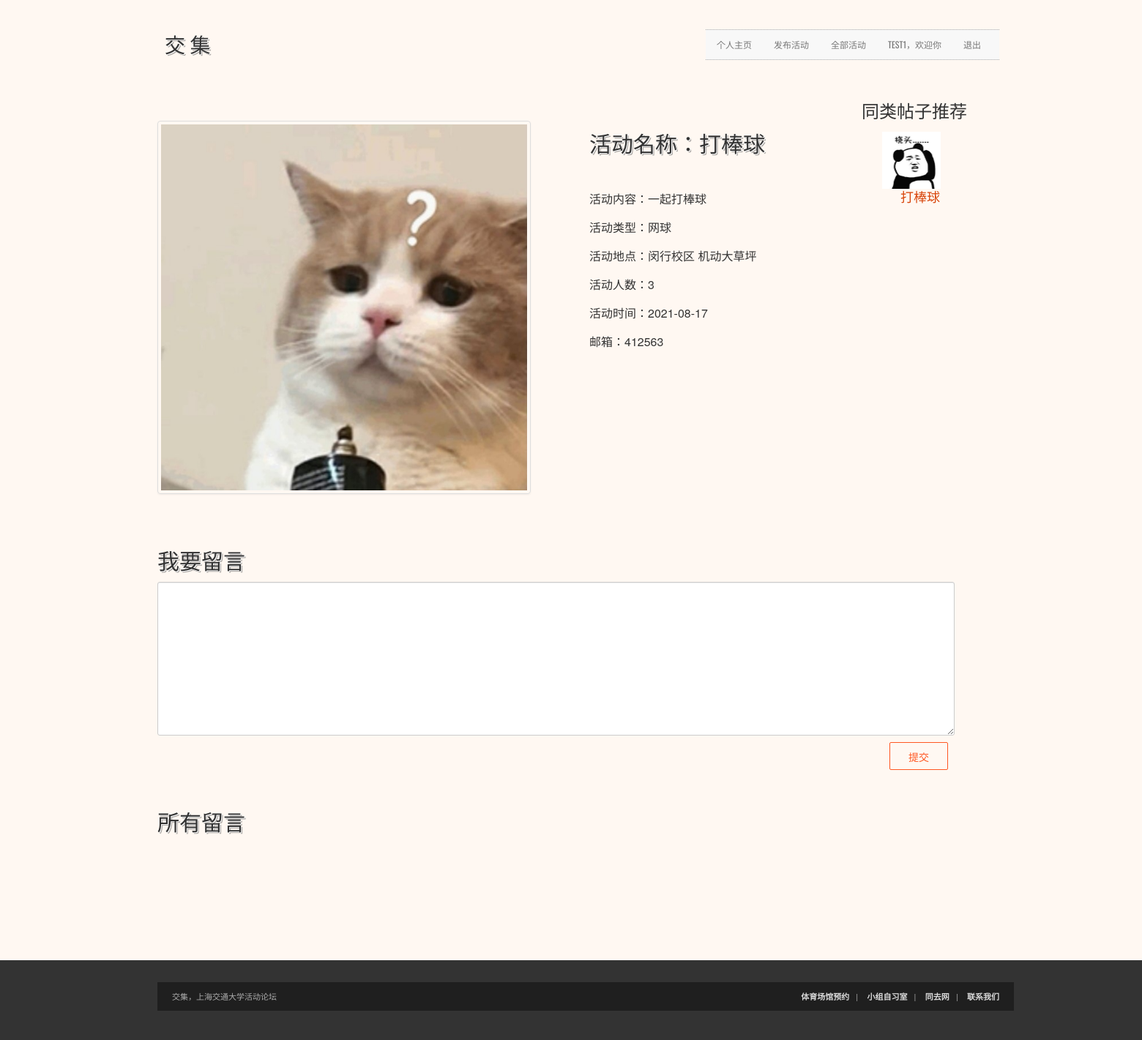
The app's page /single/14/ (signed in) with its own data.
### app01/models.py (models this page shows)
class Topic(models.Model):
    t_uid = models.CharField(verbose_name='帖子所属用户id', max_length=16)
    t_kind = models.CharField(verbose_name='类别', max_length=32)
    create_time = models.DateField(verbose_name='创建时间', auto_now_add=True)
    t_photo = models.CharField(verbose_name='帖子图片', max_length=128, null=True)
    t_content = models.CharField(verbose_name='帖子正文', max_length=3000)
    t_title = models.CharField(verbose_name='帖子标题', max_length=64)
    location_kind = models.CharField(verbose_name='地点类型', max_length=32,default="闵行校区")
    location = models.CharField(verbose_name='具体地点', max_length=256,default="电院大草坪")
    t_number = models.CharField(verbose_name='活动人数', max_length=16,default="2")
    t_time = models.CharField(verbose_name='活动时间', max_length=64,default="2021-08-17")
    contact_kind = models.CharField(verbose_name="联系方式类型",max_length=64,default="邮箱")
    t_contact = models.CharField(verbose_name='联系方式内容', max_length=64,default="QQ:666666")
    recommend = models.BooleanField(verbose_name='是否推荐', default=False)

### app01/views.py (the view, shortened to what this page needs)
# urls.py: url(r'^single/(?P<tid>\d+)/', views.single),  # 单个帖子
def single(request, tid):
    if request.method == 'GET':
        try:
            topic = models.Topic.objects.get(id=tid)
        except Exception as e:
            return redirect('/home')
        t_time = topic.create_time
        t_kind = topic.t_kind
        t_title = topic.t_title
        t_content = topic.t_content
        t_photo = topic.t_photo
        t_uid = topic.t_uid
        location_kind = topic.location_kind
        location = topic.location
        t_number = topic.t_number
        contact_kind = topic.contact_kind
        t_contact = topic.t_contact
        t_time = topic.t_time
        uid = request.session['uid']
        admin_uid = request.session.get('admin_uid')
        response = {
            'tid': tid,
            't_uid': t_uid,
            't_time': t_time,
            't_kind': t_kind,
            't_title': t_title,
            't_content': t_content,
            't_photo': t_photo,
            'location_kind' : location_kind,
            'location' : location,
            't_number' : t_number,
            'contact_kind':contact_kind,
            't_contact' : t_contact,
            't_time' : t_time,
            'uid': uid,
            'admin_uid': admin_uid,
        }
        recommends = models.Topic.objects.filter(t_kind=t_kind).order_by('-id')
        recommends_list = []
        for i in recommends:
            if i.id == eval(tid):
                continue
            else:
                recommends_list.append(i)
        if len(recommends_list) > 4:
            recommends_list = recommends_list[:3]
        response['recommends_list'] = recommends_list
        print(len(recommends_list))
        replys = models.Reply.objects.filter(r_tid=tid)
        reply_list = []
        response['reply_list'] = reply_list
        return render(request, 'single.html', response)

### templates/single.html (shortened to what this page needs)
<!DOCTYPE html>
<head>
    <link rel="stylesheet" href="../static/layui/css/layui.css" media="all">
    <link rel="stylesheet" href="../static/layuiadmin/style/admin.css" media="all">
    <link rel="stylesheet" href="../static/layuiadmin/style/login.css" media="all">
    <link rel="stylesheet" href="/static/css/bootstrap.css">
    <link rel="stylesheet" href="/static/css/bootstrap-responsive.css">
    <link rel="stylesheet" href="/static/css/prettyPhoto.css"/>
    <link rel="stylesheet" href="/static/css/flexslider.css"/>
    <link rel="stylesheet" href="/static/css/custom-styles.css">
</head>
<body>
<div style="background-color:#FFF8F2;width:1600px">
<div class="container">
    <div class="row header">
        <div class="span5 logo" style="width: 250px;float:left;margin-left: 40px">
            <h5 style="font-size: 28px">交 集</h5>
        </div>
        <div class="span7 navigation" style="float: right;margin-right: 20px;">
            <div class="navbar hidden-phone"style="height: 40px;">
                <ul class="nav">
                    <li><a href="/home">个人主页</a></li>
                    <li><a href="/publish">发布活动</a>&nbsp;</li>
                    <li><a href="/all-0-0-0">全部活动</a></li>
                    {% if uid %}
                        <li><a>{{ uid }}，欢迎你</a></li>
                        <li><a href="/login">退出</a></li>
                    {% else %}
                        <li><a href="/login">登录</a></li>
                    {% endif %}
                </ul>
            </div>
        </div>
    </div>
    <div style="margin-left:962px;margin-top:0px">
                    <font size="5px">同类帖子推荐</font>
    </div>
    <div class="row">
        <div class="span12 gallery-single">
            <div class="row">
                <div class="span6" style="width:500px">
                    <img src="{{ t_photo }}" style="height:500px;width:500px" class="align-left thumbnail" alt="image">
                </div>
                <div class="span6" style="width:400px;height:500px">
                    <div style="margin-left: 60px">
                    <h2>活动名称：{{ t_title }}</h2>
                    <p>&nbsp</p>
                    <p><font size="3">活动内容：{{ t_content }}</font></p>
                    <p><font size="3">活动类型：{{ t_kind }}</font></p>
                    <p><font size="3">活动地点：{{location_kind}}  {{location}}</font></p>
                    <p><font size="3">活动人数：{{t_number}}</font></p>
                    <p><font size="3">活动时间：{{t_time}}</font></p>
                    <p><font size="3">{{contact_kind}}：{{t_contact}}</font></p>
                    </div>
                </div>
                {% for t in recommends_list %}
                <div class="span6" style="width:100px;">
                <li style="margin-right: 0px" class="span3 gallery-item" data-id="id-1" data-type="illustration">
                    <div><img src="{{t.t_photo}}" alt="Gallery" width="80" height="80"></div>
                    <a href="/single/{{t.id}}"><font size="4px" style="margin-left: 25px">{{t.t_title}}</font></a>
                </li>
                </div>
                {% endfor %}
            </div>
    </div>
    <div class="row" style="width: 90%;float:left;margin-left:30px;">
        <h2>我要留言</h2>
        <form action="/single/{{ tid }}/" method="post" enctype="multipart/form-data">
            <div style="margin: 0 auto;">
                <textarea style="width: 1075px;height: 200px;" cols="62" rows="20" name="r_content"></textarea>
            </div>
            <button  style="float:right;width:80px" class="layui-btn layui-btn-primary layui-border-red" type="submit">提交</button>
        </form>
    </div>
    <div class="row" style="width: 90%;float:left;margin-left: 30px;">
        <h2>所有留言</h2>
        <div class="span12 gallery-single">
            <div class="row">
                <div class="span6" style="width: 90%;">
                </div>
            </div>
        </div>
    </div>
</div>
</div>
</div>
<div class="footer-container" style="width:1600px">
    <div class="container">
        <div style="margin-top: 30px" class="row">
            <div class="span12 footer-col footer-sub">
                <div class="row no-margin">
                    <div class="span6"><span class="left">交集，上海交通大学活动论坛</span></div>
                    <div class="span6">
                            <span class="right">
                                <a href="https://sports.sjtu.edu.cn/pc/#/">体育场馆预约</a>&nbsp;&nbsp;&nbsp;|&nbsp;&nbsp;&nbsp;
                                <a href="http://studyroom.lib.sjtu.edu.cn/index.asp">小组自习室</a>&nbsp;&nbsp;&nbsp;|&nbsp;&nbsp;&nbsp;
                                <a href="https://tongqu.sjtu.edu.cn/">同去网</a>&nbsp;&nbsp;&nbsp;|&nbsp;&nbsp;&nbsp;
                                <a href="/contact">联系我们</a>
                            </span>
                    </div>
                </div>
            </div>
        </div>
    </div>
</div>
</body>
</html>

### static/layui/css/layui.css (style rules this page uses)
.layui-inline,img { display:inline-block;vertical-align:middle }
h1,h2,h3,h4,h5,h6 { font-weight:400 }
a,body { color:#333 }
.layui-btn,.layui-edge,.layui-inline,img { vertical-align:middle }
.layui-btn,.layui-disabled,.layui-icon,.layui-unselect { -moz-user-select:none;-webkit-user-select:none;-ms-user-select:none }
blockquote,body,button,dd,div,dl,dt,form,h1,h2,h3,h4,h5,h6,input,li,ol,p,pre,td,textarea,th,ul { margin:0;padding:0;-webkit-tap-highlight-color:rgba(0,0,0,0) }
img { border:none }
li { list-style:none }
h4,h5,h6 { font-size:100% }
button,input,optgroup,option,select,textarea { font-family:inherit;font-size:inherit;font-style:inherit;font-weight:inherit;outline:0 }
body { line-height:1.6;color:rgba(0,0,0,.85);font:14px Helvetica Neue,Helvetica,PingFang SC,Tahoma,Arial,sans-serif }
a { text-decoration:none }
.layui-btn,.layui-input,.layui-select,.layui-textarea,.layui-upload-button { outline:0;-webkit-appearance:none;transition:all .3s;-webkit-transition:all .3s;box-sizing:border-box }
.layui-border,.layui-border-black,.layui-border-blue,.layui-border-cyan,.layui-border-green,.layui-border-orange,.layui-border-red { border-width:1px;border-style:solid }
.layui-border-red { border-color:#FF5722!important;color:#FF5722!important }
.layui-btn { display:inline-block;height:38px;line-height:38px;padding:0 18px;border:1px solid transparent;background-color:#009688;color:#fff;white-space:nowrap;text-align:center;font-size:14px;border-radius:2px;cursor:pointer }
.layui-btn-primary { border-color:#d2d2d2;background:0 0;color:#666 }

### static/layuiadmin/style/login.css (style rules this page uses)
html,body,#LAY_app { height:100%; }

### static/css/custom-styles.css (style rules this page uses)
html, body { font-size:12px; line-height:18px; height: 100%; }
body { background: #f9f9f9 url(../img/page-bg-1.jpg); }
h1, h2, h3, h4 , h5, h6 { font-family: "Oswald", sans-serif; font-weight: normal; text-transform:uppercase; }
h1, h2, h3, h4, h5 { text-shadow: 1px 1px 0 #fdfdfd, 2px 2px 0 rgba(81, 81, 81, 0.5), 0 0 1px #fdfdfd; }
a, a:hover { color:#d8450b; }
p { margin-bottom: 20px; }
.logo { margin-top:40px; }
.logo h5 { display: inline-block; }
.navigation { margin-top:40px; }
.navigation .navbar { float:right; background:#f8f8f8; border-bottom: 1px dotted #a9a9a9; border-top: 1px dotted #a9a9a9; }
.navbar .nav > li > a { font-family: "Oswald", sans-serif; font-weight: normal; text-shadow: none; text-transform:uppercase; font-size:12px; padding: 10px 15px 10px; }
.gallery-item { margin-bottom:15px; margin-top:15px; }
.footer-container { width:100%; background:#333; clear: both; position: relative; z-index: 10; }
.footer-col { color:#ababab; font-size: 11px; }
.footer-col a { color:#dcdcdc; font-weight: bold; }
.footer-sub { background: #1f1f1f; padding: 10px 0px; }
.footer-sub div div span { padding: 0px 20px; }
.row { margin-bottom:40px; }
.no-margin { margin-bottom:0px; }
.left { float: left; }
.right { float: right; }
.align-left { float: left; margin: 0px 20px 20px 0px; }

### records on screen
Topic: t_photo (placeholder picture), t_title "打棒球", t_content "一起打棒球", t_kind "网球", location_kind "闵行校区", location "机动大草坪", t_time "2021-08-17", contact_kind "邮箱", t_contact "412563"
Topic: t_photo (picture), t_title "打棒球"

### other values on screen
{{ uid }} "TEST1"
{{ t_number }} "3"
